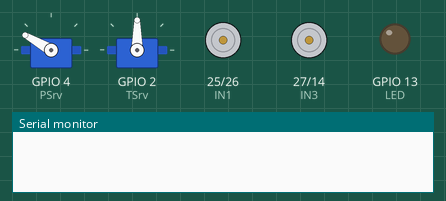
Recording of a sketch running on a simulated ESP32. Shown: 2 × servo, motor-driver pin pairs drawn as motors (green arrow = first pin HIGH = forward, orange = second pin HIGH = backward, longer = more drive), output pins drawn as LEDs (lit = HIGH), the last lines printed to the serial monitor. Nothing arrives over Bluetooth unless stated.

Above: at 0.9 s.
At 4.9 s:
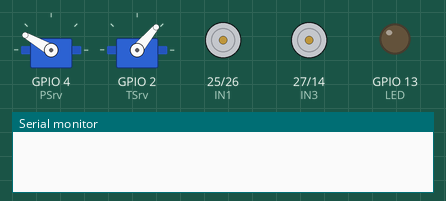
At 9.0 s:
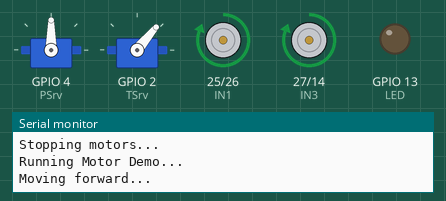
At 18.2 s:
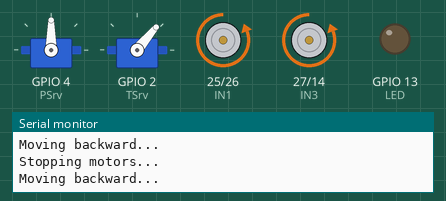
At 22.6 s:
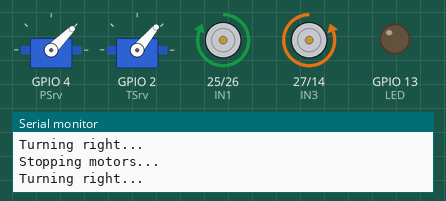
At 27.4 s:
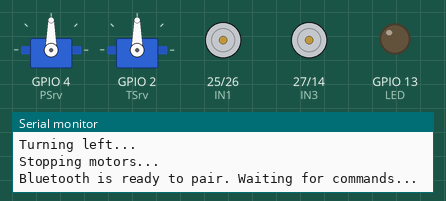
Timing chart, 0 to 28.9 s (numbered marks = the images above):
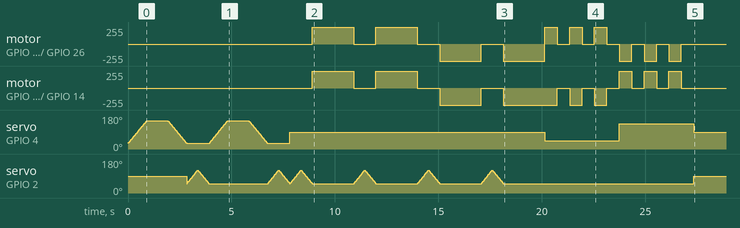

The sketch:

ESP32_ArduinoCode_RobotDog.ino
```cpp
//Initialize sender

// Using hardware serial --
//we can try out of box serial 2 also on default RX2 and TX2 pins on other side
HardwareSerial receiver(2);
int count = 0;
unsigned int receivedValue = 0;

int LED = 13;
int myTX = 32;  // not used -- will send later
int myRX = 33; // connect TX of VC 02 here -- this is input pin

// Inititalize Motor Code
#include "BluetoothSerial.h"
// Initialize Bluetooth
BluetoothSerial SerialBT;

//Initialize Servo
#include <MobaTools.h>  // Include the Servo library
// Initialize servo objects
MoToServo panServo;
MoToServo tiltServo;

// Define servo pins
#define PSrv 4  // Pan servo connected to GPIO 4
#define TSrv 2  // Tilt servo connected to GPIO 2
int step = 2;

// Define servo positions
const int scenter = 90;    // Center position for pan
const int sleft = 45;      // Left position for pan
const int sright = 135;    // Right position for pan

//motor driver pins
#define IN1 25  // Left motor forward
#define IN2 26  // Left motor backward
#define IN3 27  // Right motor forward
#define IN4 14  // Right motor backward

void setup() {
  //Serial.begin(Baud Rate, Data Protocol, TX pin, RX pin);
receiver.begin(9600, SERIAL_8N1, myRX, myTX);

// Start serial communication for Bluetooth
  Serial.begin(115200);
  SerialBT.begin("Hacker1"); // Bluetooth name

  // Set all motor control pins to output mode
  pinMode(IN1, OUTPUT);
  pinMode(IN2, OUTPUT);
  pinMode(IN3, OUTPUT);
  pinMode(IN4, OUTPUT);

// Attach the both servo
  panServo.attach(PSrv);
  panServo.write(scenter);  // Attach & Set pan servo to center position

  tiltServo.attach(TSrv);
  tiltServo.write(scenter);  // Attach & Set tilt servo to center position

  // Run servo demo for pan and tilt servos
  servoDemo();  // Test pan servo
  servoDemo(); // 2 times

  panServo.write(scenter);
  tiltServo.write(scenter);

  // Start with motors off
  stopMotors();
  motorDemo();    // Run Demo once
  Serial.println("Bluetooth is ready to pair. Waiting for commands...");
  pinMode(LED,OUTPUT);

}

void loop() {
  panServo.write(90);
  tiltServo.write(90);

 if (SerialBT.available()) {
    String command = SerialBT.readStringUntil('\n');
    command.trim(); // Remove any extra whitespace or newline characters
    Serial.println("Command received: " + command);

    if (command == "100") {
      forward();
    } else if (command == "200") {
      backward();
    } else if (command == "400") {
      turnLeft();
    } else if (command == "300") {
      turnRight();
    } else {
      Serial.println("Unknown command.");
    }
  }

	if(receiver.available()){
		Serial.println("inside while");
    Serial.print("Recvr : "); // debug only
    Serial.println(count); // debug only

    //read incoming bytes
    byte receivedValue = receiver.read();
    // Print the received value in Hex Format
    Serial.print("rcvd Hex is : 0x");
    Serial.println(receivedValue,HEX);

    if(receivedValue == 0x1C){
      Serial.println("Got Light ---- ON ");
      digitalWrite(LED,HIGH);
    } else if (receivedValue == 0x2C){
      Serial.println("Got Light ==== OFF ");
      digitalWrite(LED,LOW);

    //Voice Forward
    } else if (receivedValue == 0x3C){
      Serial.println("Got Go Forward ");
      forward();
    //Voice Backward
    } else if (receivedValue == 0x4C){
      Serial.println("Got Go back ");
      backward();
    //Voice Turn Right
      } else if (receivedValue == 0x5C){
      Serial.println("Got Turn Right ");
      turnRight();
    //Voice Turn Left
      } else if (receivedValue == 0x6C){
      Serial.println("Got Turn Left ");
      turnLeft();
    //Voice Stop
      } else if (receivedValue == 0x7C){
      Serial.println("Got a Stop ");
      stopMotors();

    } else {
      Serial.println("recevd val not known ");
    }
  }
}

// Function to move forward
void forward() {
  Serial.println("Moving forward...");
  backingTilt();
  digitalWrite(IN1, HIGH);
  digitalWrite(IN2, LOW);
  digitalWrite(IN3, HIGH);
  digitalWrite(IN4, LOW);
  delay(2000);
  stopMotors();
}

// Function to move backward
void backward() {
  Serial.println("Moving backward...");
  backingTilt();
  digitalWrite(IN1, LOW);
  digitalWrite(IN2, HIGH);
  digitalWrite(IN3, LOW);
  digitalWrite(IN4, HIGH);
  delay(2000);
  stopMotors();
}

// Function to turn left
void turnLeft() {
  Serial.println("Turning left...");
  panServo.write(135);
  digitalWrite(IN1, LOW);
  digitalWrite(IN2, HIGH);
  digitalWrite(IN3, HIGH);
  digitalWrite(IN4, LOW);
  delay(600);
  stopMotors();
  delay(600);
  panServo.write(90);
}

// Function to turn right
void turnRight() {
  Serial.println("Turning right...");
  panServo.write(45);
  digitalWrite(IN1, HIGH);
  digitalWrite(IN2, LOW);
  digitalWrite(IN3, LOW);
  digitalWrite(IN4, HIGH);
  delay(600);
  stopMotors();
  delay(600);
  panServo.write(90);
}

// Function to stop all motors
void stopMotors() {
  Serial.println("Stopping motors...");
  digitalWrite(IN1, LOW);
  digitalWrite(IN2, LOW);
  digitalWrite(IN3, LOW);
  digitalWrite(IN4, LOW);
}

// Function to run MotorDemo
void motorDemo() {
  Serial.println("Running Motor Demo...");
  forward();
  forward();
  backward();
  backward();
  turnRight();
  turnRight();
  turnRight();
  turnLeft();
  turnLeft();
  turnLeft();
}

// Servo Demo -- Moves both the servos from 0 to 1 -- one by one
void servoDemo() {
  int pos=0;
  for (pos = 30; pos <= 150; pos += step) { // goes from 0 degrees to 180 degrees
		// in steps of 1 degree
		panServo.write(pos);    // tell servo to go to position in variable 'pos'
		delay(15);             // waits 15ms for the servo to reach the position
	}
  delay(1000);
  pos=0;
	for (pos = 150; pos >= 30; pos -= step) { // goes from 180 degrees to 0 degrees
		panServo.write(pos);    // tell servo to go to position in variable 'pos'
		delay(15);             // waits 15ms for the servo to reach the position
	}

  pos=0;
  for (pos = 50; pos <= 120; pos += step) { // goes from 0 degrees to 180 degrees
		// in steps of 1 degree
		tiltServo.write(pos);    // tell servo to go to position in variable 'pos'
		delay(15);             // waits 15ms for the servo to reach the position
	}
	for (pos = 120; pos >= 50; pos -= step) { // goes from 180 degrees to 0 degrees
		tiltServo.write(pos);    // tell servo to go to position in variable 'pos'
		delay(15);             // waits 15ms for the servo to reach the position
	}
}

void backingTilt(){
  int pos=0;
  for (pos = 50; pos <= 120; pos += step) { // goes from 0 degrees to 180 degrees
		// in steps of 1 degree
		tiltServo.write(pos);    // tell servo to go to position in variable 'pos'
		delay(15);             // waits 15ms for the servo to reach the position
	}
	for (pos = 120; pos >= 50; pos -= step) { // goes from 180 degrees to 0 degrees
		tiltServo.write(pos);    // tell servo to go to position in variable 'pos'
		delay(15);             // waits 15ms for the servo to reach the position
	}
}
```
